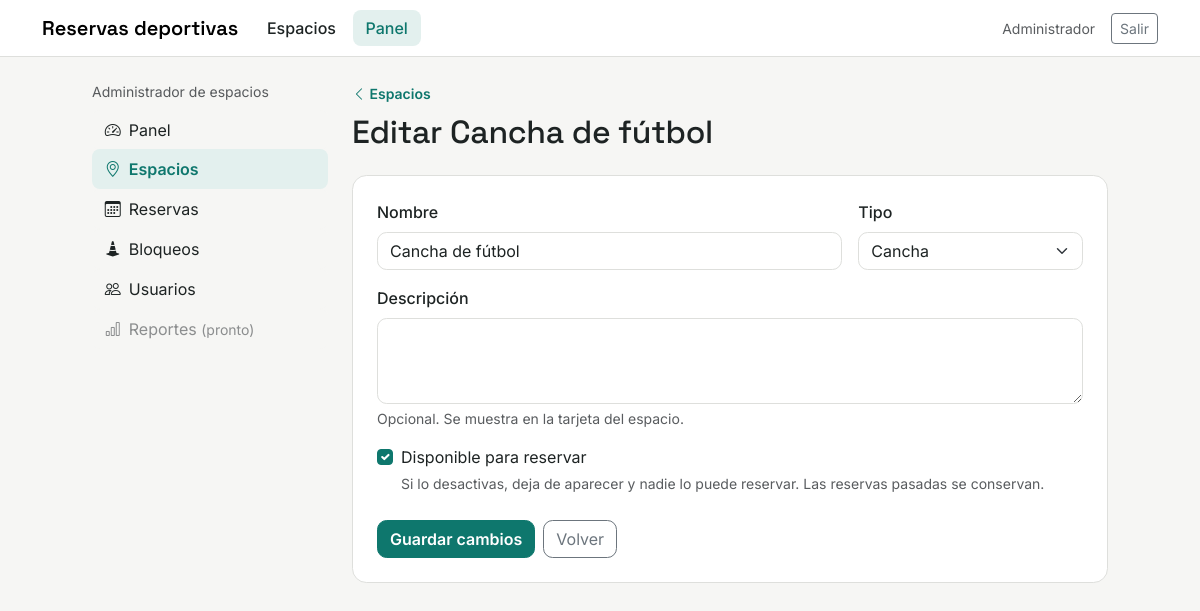
Screenshot of /panel/espacios/1/ (signed in) with the database file from the repository.
### espacios/models.py (models this page shows, shortened)
class Espacio(models.Model):
    class Tipo(models.TextChoices):
        CANCHA = "cancha", "Cancha"
        GIMNASIO = "gimnasio", "Gimnasio"
        OTRO = "otro", "Otro"
    nombre = models.CharField(max_length=100)
    tipo = models.CharField(max_length=20, choices=Tipo.choices, default=Tipo.CANCHA)
    descripcion = models.TextField(blank=True)
    activo = models.BooleanField(default=True)

### panel/views.py (the view)
# urls.py: path("espacios/<int:espacio_id>/", views.espacio_form, name="espacio_editar"),
@solo_administrador
def espacio_form(request, espacio_id=None):
    espacio = get_object_or_404(Espacio, pk=espacio_id) if espacio_id else None
    form = EspacioForm(request.POST or None, instance=espacio)
    if request.method == "POST" and form.is_valid():
        guardado = form.save()
        accion = "actualizado" if espacio else "creado"
        messages.success(request, f"Espacio «{guardado.nombre}» {accion}.")
        return redirect("panel:espacios")
    return render(request, "panel/espacio_form.html", {
        "seccion": "espacios", "form": form, "espacio": espacio,
    })

### panel/forms.py (shortened to what this page needs)
class EspacioForm(forms.ModelForm):
    class Meta:
        model = Espacio
        fields = ["nombre", "tipo", "descripcion", "activo"]
        labels = {
            "nombre": "Nombre",
            "tipo": "Tipo",
            "descripcion": "Descripción",
            "activo": "Disponible para reservar",
        }
        help_texts = {
            "descripcion": "Opcional. Se muestra en la tarjeta del espacio.",
            "activo": "Si lo desactivas, deja de aparecer y nadie lo puede reservar. Las reservas pasadas se conservan.",
        }
        widgets = {"descripcion": forms.Textarea(attrs={"rows": 3})}
    def __init__(self, *args, **kwargs):
        super().__init__(*args, **kwargs)
        con_estilo_bootstrap(self)

### panel/forms.py (called while the page is built)
def con_estilo_bootstrap(form):
    for campo in form.fields.values():
        widget = campo.widget
        if isinstance(widget, forms.CheckboxInput):
            widget.attrs["class"] = "form-check-input"
        elif isinstance(widget, forms.Select):
            widget.attrs["class"] = "form-select"
        else:
            widget.attrs["class"] = "form-control"

### panel/views.py (called while the page is built)
def solo_administrador(vista):
    @login_required
    @wraps(vista)
    def envoltura(request, *args, **kwargs):
        if not request.user.is_staff:
            messages.error(request, "Solo el administrador puede entrar al panel.")
            return redirect("espacios:lista")
        return vista(request, *args, **kwargs)
    return envoltura

### panel/templates/panel/espacio_form.html (shortened to what this page needs)
{% extends "panel/base_panel.html" %}
{% block panel %}
<a href="{% url 'panel:espacios' %}" class="small fw-semibold text-decoration-none"><i class="bi bi-chevron-left"></i> Espacios</a>
<h1 class="h2 mt-2 mb-4">{% if espacio %}Editar {{ espacio.nombre }}{% else %}Nuevo espacio{% endif %}</h1>
<form method="post" class="tarjeta p-3 p-md-4" novalidate>
  <div class="row g-3">
    <div class="col-md-8">{% include "panel/_campo.html" with campo=form.nombre %}</div>
    <div class="col-md-4">{% include "panel/_campo.html" with campo=form.tipo %}</div>
    <div class="col-12">{% include "panel/_campo.html" with campo=form.descripcion %}</div>
    <div class="col-12">{% include "panel/_campo.html" with campo=form.activo %}</div>
  </div>
  <div class="d-flex gap-2 mt-4">
    <button type="submit" class="btn btn-verde">{% if espacio %}Guardar cambios{% else %}Crear espacio{% endif %}</button>
    <a href="{% url 'panel:espacios' %}" class="btn btn-outline-secondary">Volver</a>
  </div>
</form>
{% endblock %}

### panel/templates/panel/_campo.html (shortened to what this page needs)
{% if campo.field.widget.input_type == "checkbox" %}
  <div class="form-check">
    {{ campo }}
    <label class="form-check-label" for="{{ campo.id_for_label }}">{{ campo.label }}</label>
    {% if campo.help_text %}<div class="form-text">{{ campo.help_text }}</div>{% endif %}
  </div>
{% else %}
  <label class="form-label fw-medium" for="{{ campo.id_for_label }}">{{ campo.label }}</label>
  {{ campo }}
  {% if campo.help_text %}<div class="form-text">{{ campo.help_text }}</div>{% endif %}
{% endif %}

### static/css/estilos.css (style rules this page uses)
:root { --verde: #0e776d; --verde-oscuro: #0a5d55; --verde-claro: #e3f0ee; --oscuro: #142020; --fondo: #f6f6f4; --borde: #dedfdc; --gris: #e6e8e6; --ambar: #fbedc4; --ambar-texto: #7a5a0a; --bs-body-font-family: "Inter", system-ui, sans-serif; --bs-body-bg: var(--fondo); --bs-body-color: #1d2323; --bs-link-color: var(--verde); --bs-link-color-rgb: 14, 119, 109; --bs-link-hover-color: var(--verde-oscuro); --bs-link-hover-color-rgb: 10, 93, 85; --bs-border-color: var(--borde); --bs-border-radius: .6rem; --bs-focus-ring-color: rgba(14, 119, 109, .25); }
h1, h2, h3, .titulo { font-family: "Space Grotesk", "Inter", sans-serif; font-weight: 600; letter-spacing: -.01em; }
.form-control, .form-select { background-color: #fff; }
.form-check-input:checked { background-color: var(--verde); border-color: var(--verde); }
.btn-verde { --bs-btn-bg: var(--verde); --bs-btn-border-color: var(--verde); --bs-btn-color: #fff; --bs-btn-hover-bg: var(--verde-oscuro); --bs-btn-hover-border-color: var(--verde-oscuro); --bs-btn-hover-color: #fff; --bs-btn-active-bg: var(--verde-oscuro); --bs-btn-active-border-color: var(--verde-oscuro); --bs-btn-active-color: #fff; --bs-btn-disabled-bg: var(--verde); --bs-btn-disabled-border-color: var(--verde); --bs-btn-disabled-color: #fff; font-weight: 600; }
.tarjeta { background: #fff; border: 1px solid var(--borde); border-radius: .9rem; }

### rows the page displays
Espacio: nombre "Cancha de fútbol", tipo "Cancha", activo "☑"

### other values shown
{{ campo.label }} "Nombre Tipo Descripción"
{{ campo.help_text }} "Opcional. Se muestra en la tarjeta del espacio."
{{ campo.label }} "Disponible para reservar"
{{ campo.help_text }} "Si lo desactivas, deja de aparecer y nadie lo puede reservar. Las reservas pasadas se conservan."
